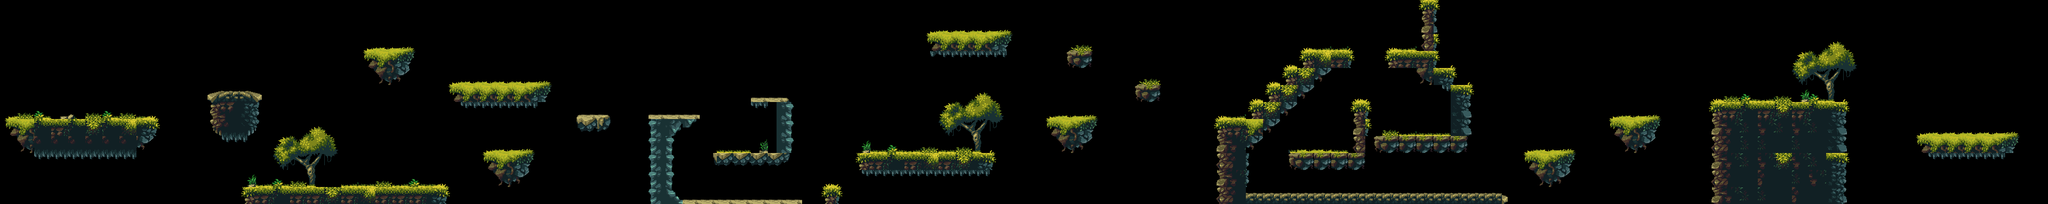

A level layout from a 2D game, rendered from its tile map. Below: a short description, then the map file with tile-grid data replaced by summaries:
An orthogonal 120x12 tile map with 32x32 px tiles, 1 tile layer (Tile Layer 1) and 87 objects.

<map version="1.4" tiledversion="1.4.3" orientation="orthogonal" renderorder="right-down" width="120" height="12" tilewidth="32" tileheight="32" infinite="0" nextlayerid="10" nextobjectid="107">
 <editorsettings>
  <export target="level6.lua" format="lua" />
 </editorsettings>
 <tileset firstgid="1" name="tiles" tilewidth="32" tileheight="32" tilecount="290" columns="29">
  <image source="tileset.png" width="928" height="320" />
 </tileset>
 <layer id="1" name="Tile Layer 1" width="120" height="12">
  <data>[1440 cells, 478 non-empty, 91 distinct tile ids]</data>
 </layer>
 <objectgroup id="2" name="Platforms">
  <object id="1" x="8" y="224" width="286.667" height="74.6667" />
  <object id="2" x="388.667" y="174" width="98" height="91.3333" />
  <object id="4" x="456" y="350.667" width="378.667" height="34" />
  <object id="5" x="842" y="160" width="188.667" height="16.6667" />
  <object id="6" x="906.667" y="287.333" width="94" height="60" />
  <object id="7" x="1084" y="220" width="58" height="30.6667" />
  <object id="8" x="682" y="94.6667" width="95.3333" height="49.3333" />
  <object id="9" x="1214" y="215.333" width="98.6667" height="7.33333" />
  <object id="10" x="1215.33" y="224.667" width="89.3333" height="14" />
  <object id="11" x="1215.33" y="239.333" width="58" height="16" />
  <object id="12" x="1216.67" y="256.667" width="41.3333" height="126.667" />
  <object id="13" x="1259.33" y="357.333" width="4" height="26.6667" />
  <object id="14" x="1263.33" y="376" width="242" height="8" />
  <object id="15" x="1408.67" y="184" width="70.667" height="7.33333" />
  <object id="16" x="1454.67" y="192.667" width="28.6667" height="92.6667" />
  <object id="17" x="1336.67" y="288.667" width="132" height="7.99997" />
  <object id="19" x="1609.33" y="288" width="252" height="34" />
  <object id="20" x="1736.67" y="64.6667" width="165.333" height="26" />
  <object id="21" x="1960.67" y="223.333" width="98" height="59.3333" />
  <object id="22" x="2000" y="95.3333" width="48" height="30.6667" />
  <object id="23" x="2130" y="159.333" width="46" height="30" />
  <object id="25" x="2280.67" y="224" width="85.3333" height="32" />
  <object id="26" x="2281.33" y="257.333" width="52" height="126" />
  <object id="27" x="2344" y="192.667" width="54.6667" height="30" />
  <object id="28" x="2376.67" y="158.667" width="55.3333" height="31.3333" />
  <object id="29" x="2410" y="129.333" width="54" height="29.3333" />
  <object id="30" x="2440.67" y="96" width="86.6667" height="30" />
  <object id="31" x="2601.33" y="94.6667" width="90.6667" height="32" />
  <object id="32" x="2664.67" y="-0.666667" width="26" height="90.6667" />
  <object id="33" x="2688.67" y="127.333" width="36" height="32.6667" />
  <object id="34" x="2721.33" y="160.667" width="35.3333" height="94.6667" />
  <object id="35" x="2575.33" y="256.667" width="175.334" height="29.3333" />
  <object id="36" x="2336" y="362.667" width="486.667" height="20" />
  <object id="37" x="2415.33" y="287.333" width="146" height="19.3333" />
  <object id="38" x="2538" y="192" width="25.3333" height="93.3333" />
  <object id="39" x="2857.33" y="288" width="92.6667" height="56" />
  <object id="40" x="3017.33" y="224" width="94" height="57.3333" />
  <object id="41" x="3207.33" y="191.333" width="251.333" height="190.667" />
  <object id="42" x="3594" y="256.667" width="191.333" height="34" />
  <object id="44" x="1544" y="352.667" width="28" height="30.6667" />
 </objectgroup>
 <objectgroup id="4" name="coins">
  <object id="51" x="688.667" y="72" width="16.6667" height="16" />
  <object id="52" x="714.667" y="73.3333" width="18" height="12.6667" />
  <object id="53" x="740" y="71.3333" width="14" height="15.3333" />
  <object id="57" x="1408.17" y="261.667" width="20" height="22" />
  <object id="58" x="1432.83" y="261.833" width="19.3333" height="20.6667" />
  <object id="62" x="1450.5" y="351.5" width="21.5" height="19" />
  <object id="63" x="1483.5" y="352" width="17.5" height="17" />
  <object id="64" x="2016" y="191" width="23.5" height="20" />
  <object id="76" x="1790" y="29.3333" width="34" height="32" />
  <object id="77" x="1753.33" y="32" width="27.3333" height="28" />
  <object id="78" x="1838" y="31.3333" width="28.6667" height="26.6667" />
  <object id="86" x="2596.5" y="334.917" width="15.3333" height="16" />
  <object id="87" x="2667.42" y="334.167" width="18" height="16.6667" />
  <object id="88" x="2729.17" y="333.75" width="18" height="16.6667" />
  <object id="89" x="2640" y="62" width="14.6667" height="14.6667" />
  <object id="98" x="2697" y="229" width="12" height="13" />
  <object id="105" x="502.667" y="319.333" width="17.3333" height="16.6667" />
  <object id="106" x="468.667" y="322" width="17.3333" height="14" />
 </objectgroup>
 <objectgroup id="5" name="enemies">
  <object id="48" x="927.5" y="127" width="33" height="31.5" />
  <object id="59" x="1375.5" y="346.5" width="31.5" height="29" />
  <object id="73" x="1728.09" y="256" width="31.6364" height="32" />
  <object id="82" x="2624" y="224.667" width="31.3333" height="30.6667" />
  <object id="90" x="3326.67" y="159.333" width="32.6667" height="31.3333" />
  <object id="101" x="2408.5" y="337.5" width="23.5" height="24.75" />
 </objectgroup>
 <objectgroup id="6" name="boundaries">
  <object id="49" x="1029.25" y="159.125" width="2.5" height="1" />
  <object id="50" x="840.375" y="159" width="2.125" height="1.125" />
  <object id="60" x="1261.75" y="373.75" width="3.5" height="2" />
  <object id="61" x="1437.27" y="375.091" width="2.90909" height="1.63636" />
  <object id="74" x="1861.45" y="287.364" width="3.54545" height="2.54545" />
  <object id="75" x="1605.91" y="287.182" width="3.45455" height="2.72727" />
  <object id="93" x="2682.43" y="254.818" width="4.36364" height="3.45455" />
  <object id="94" x="2575.64" y="255.455" width="3.09091" height="1.63636" />
  <object id="95" x="3206.18" y="190" width="4.54545" height="2.72727" />
  <object id="96" x="3457.82" y="190.545" width="2.54545" height="1.27273" />
  <object id="102" x="2569.75" y="361.5" width="3.25" height="2.25" />
  <object id="103" x="2335" y="361.25" width="2" height="2" />
 </objectgroup>
 <objectgroup id="7" name="spikes">
  <object id="46" x="639.334" y="322.667" width="33.3333" height="27.3333" />
  <object id="54" x="1216" y="192" width="32" height="23.3333" />
  <object id="79" x="2312.67" y="193.333" width="29.3333" height="30" />
  <object id="80" x="2382.67" y="127.333" width="25.3333" height="30.6667" />
  <object id="81" x="2495.33" y="64" width="30.6667" height="31.3333" />
  <object id="97" x="2464.25" y="255.5" width="31.75" height="31" />
 </objectgroup>
 <objectgroup id="8" name="goblins">
  <object id="47" x="794.667" y="319.333" width="30.6667" height="30" />
  <object id="68" x="1376" y="255.5" width="28.5" height="31.5" />
  <object id="84" x="2784.67" y="320" width="31.3333" height="31.3333" />
  <object id="104" x="543.333" y="320" width="33.3333" height="30.6667" />
 </objectgroup>
 <objectgroup id="9" name="flag">
  <object id="43" x="3712" y="224" width="32" height="32.6667" />
 </objectgroup>
</map>
